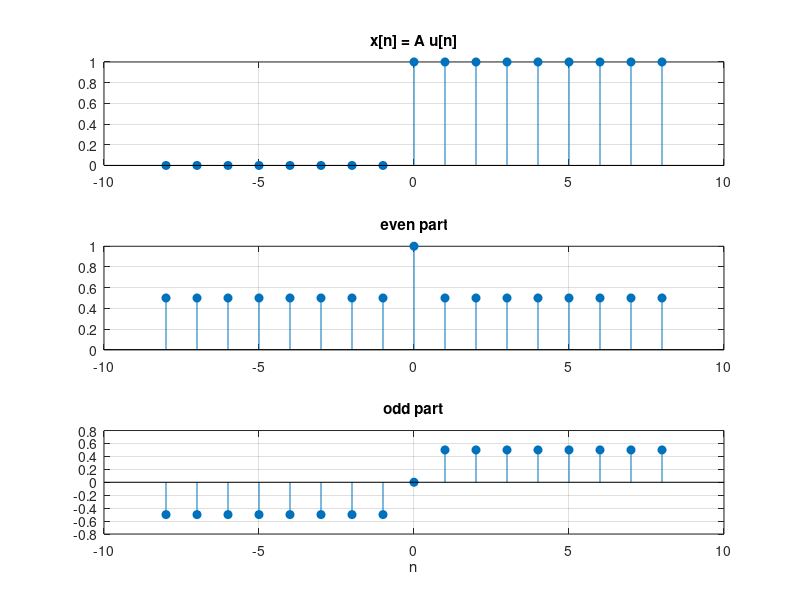

This figure's MATLAB source: (Note: this script raises an error after producing the figure.)
% Signals and Systems — Even and Odd Signals
%title: Even and Odd Parts
%ar-title: الجزء الزوجي والجزء الفردي
%lesson: ss-ch1-4
%course: signals-systems

%% Build x[n] on a symmetric index range
%ar: لنحسب x[−n] بسهولة نجعل محور n متماثلًا حول الصفر (من −N إلى N). عندها x[−n] هي fliplr(x).
A = 1; n = -8:8;
x = A*(n >= 0);
xr = fliplr(x);                      % x[-n]

%% The two parts
%ar: xe = ½(x[n] + x[−n]) و xo = ½(x[n] − x[−n]). مجموعهما x، والزوجي متماثل والفردي متماثل عكسيًا.
xe = (x + xr)/2; xo = (x - xr)/2;
fprintf('xe at n = -1, 0, 1: %g %g %g\n', xe(n == -1), xe(n == 0), xe(n == 1))
fprintf('xo at n = -1, 0, 1: %g %g %g\n', xo(n == -1), xo(n == 0), xo(n == 1))
fprintf('max |xe + xo - x| = %g\n', max(abs(xe + xo - x)))

%% Plot
%ar: ثلاثة رسوم stem فوق بعض: الإشارة، الزوجي، الفردي.
subplot(3,1,1); stem(n, x, 'filled'); grid on; title('x[n] = A u[n]')
subplot(3,1,2); stem(n, xe, 'filled'); grid on; title('even part')
subplot(3,1,3); stem(n, xo, 'filled'); grid on; title('odd part'); xlabel('n')

%%! Project idea: even/odd of any signal and energy split
%ar: مشروع: دالة evenodd لأي إشارة على محور متماثل، وتتحقق أن الطاقة تنقسم: E = Ee + Eo (لأن الجزأين متعامدان).
y = (0.8.^abs(n)).*(n >= -3) + 0.3*n.*(abs(n) <= 4);
[ye, yo] = evenodd(y);
fprintf('E = %.4f, Ee + Eo = %.4f\n', sum(y.^2), sum(ye.^2) + sum(yo.^2))

function [e, o] = evenodd(x)
    r = fliplr(x); e = (x + r)/2; o = (x - r)/2;
end
